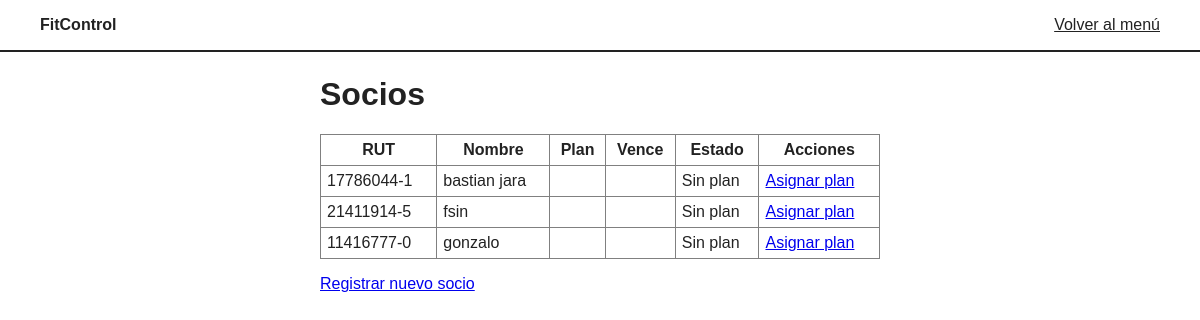
The page /socios/ on the database as committed earlier.
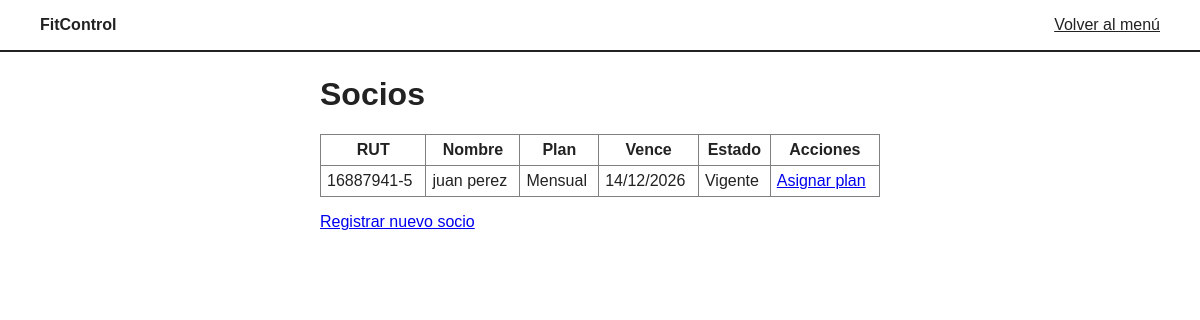
The same page on the database as committed later.
### gimnasio/models.py (models this page shows, shortened)
class Socio(models.Model):
    nombre = models.CharField(max_length=100)
    rut = models.CharField(max_length=15, unique=True)  # se guarda como 12345678-5
    correo = models.EmailField()
    telefono = models.CharField(max_length=15)
    creado = models.DateTimeField(auto_now_add=True)
    class Meta:
        ordering = ["nombre"]
    def ultima_membresia(self):
        return self.membresias.order_by("-fecha_vencimiento").first()
    def membresia_vigente(self, hoy=None):
        hoy = hoy or timezone.localdate()
        return (
            self.membresias.filter(fecha_inicio__lte=hoy, fecha_vencimiento__gte=hoy)
            .order_by("-fecha_vencimiento")
            .first()
        )
    def estado(self, hoy=None):
        hoy = hoy or timezone.localdate()
        if self.membresia_vigente(hoy):
            return "Vigente"
        ultima = self.ultima_membresia()
        if ultima is None:
            return "Sin plan"
        if ultima.fecha_inicio > hoy:
            return "Por iniciar"
        return "Vencida"

class Plan(models.Model):
    nombre = models.CharField(max_length=50, unique=True)
    precio = models.PositiveIntegerField(validators=[MinValueValidator(1)])
    duracion_dias = models.PositiveIntegerField(validators=[MinValueValidator(1)])
    class Meta:
        ordering = ["duracion_dias"]

class Membresia(models.Model):
    socio = models.ForeignKey(Socio, on_delete=models.CASCADE, related_name="membresias")
    plan = models.ForeignKey(Plan, on_delete=models.PROTECT, related_name="membresias")
    fecha_inicio = models.DateField()
    fecha_vencimiento = models.DateField()
    class Meta:
        ordering = ["-fecha_vencimiento"]

### gimnasio/views.py (the view)
# urls.py: path("socios/", views.lista_socios, name="lista_socios"),
def lista_socios(request):
    filas = []
    for socio in Socio.objects.all():
        ultima = socio.ultima_membresia()
        filas.append(
            {
                "socio": socio,
                "estado": socio.estado(),
                "vencimiento": ultima.fecha_vencimiento if ultima else None,
                "plan": ultima.plan.nombre if ultima else "",
            }
        )
    return render(request, "gimnasio/lista_socios.html", {"filas": filas})

### gimnasio/templates/gimnasio/lista_socios.html
{% extends "gimnasio/base.html" %}
{% block contenido %}
  <h1>Socios</h1>
  <table border="1" cellpadding="6" cellspacing="0" style="width:100%; border-collapse:collapse;">
    <tr>
      <th>RUT</th><th>Nombre</th><th>Plan</th><th>Vence</th><th>Estado</th><th>Acciones</th>
    </tr>
    {% for fila in filas %}
    <tr>
      <td>{{ fila.socio.rut }}</td>
      <td>{{ fila.socio.nombre }}</td>
      <td>{{ fila.plan }}</td>
      <td>{% if fila.vencimiento %}{{ fila.vencimiento|date:"d/m/Y" }}{% endif %}</td>
      <td>{{ fila.estado }}</td>
      <td><a href="{% url 'asignar_plan' fila.socio.id %}">Asignar plan</a></td>
    </tr>
    {% empty %}
    <tr><td colspan="6">No hay socios registrados</td></tr>
    {% endfor %}
  </table>
  <p><a href="{% url 'registrar_socio' %}">Registrar nuevo socio</a></p>
{% endblock %}

### gimnasio/templates/gimnasio/base.html (shortened to what this page needs)
<!DOCTYPE html>
<html lang="es">
<head>
</head>
<body>
  <header>
    <strong>FitControl</strong>
    <a href="{% url 'inicio' %}">Volver al menú</a>
  </header>
  <main>
    {% block contenido %}{% endblock %}
  </main>
</body>
</html>

### gimnasio/templates/gimnasio/base.html (style rules this page uses)
body { font-family: Arial, sans-serif; margin: 0; color: #222; }
header { display: flex; justify-content: space-between; padding: 16px 40px; border-bottom: 2px solid #222; }
header a { color: #222; }
main { max-width: 560px; margin: 24px auto; padding: 0 16px; }

Rows that differ between the two databases and show on the page:
removed Socio: socio.rut "17786044-1", socio.nombre "bastian jara", estado "Sin plan"
removed Socio: socio.rut "11416777-0", socio.nombre "gonzalo", estado "Sin plan"
changed Socio: socio.rut "21411914-5" → "16887941-5"; socio.nombre "fsin" → "juan perez"; plan (not shown) → "Mensual"; vencimiento (not shown) → "14/12/2026"; estado "Sin plan" → "Vigente"
